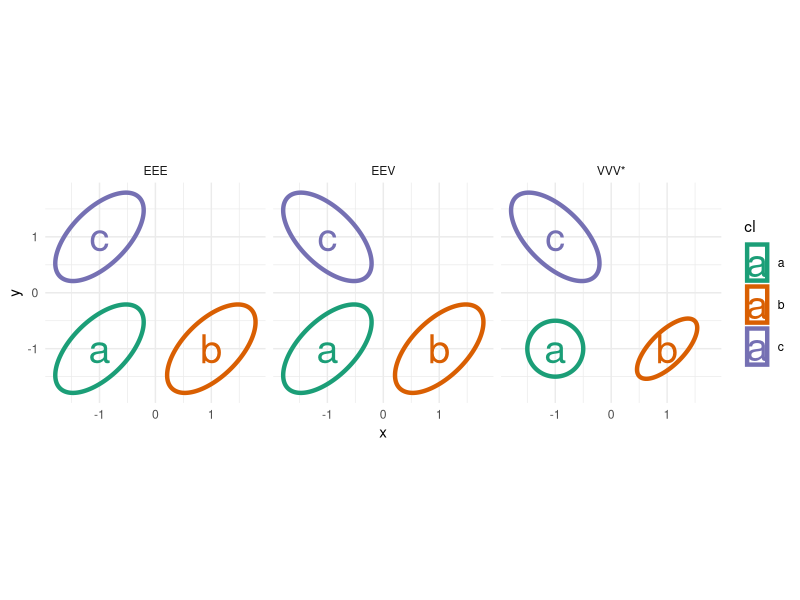
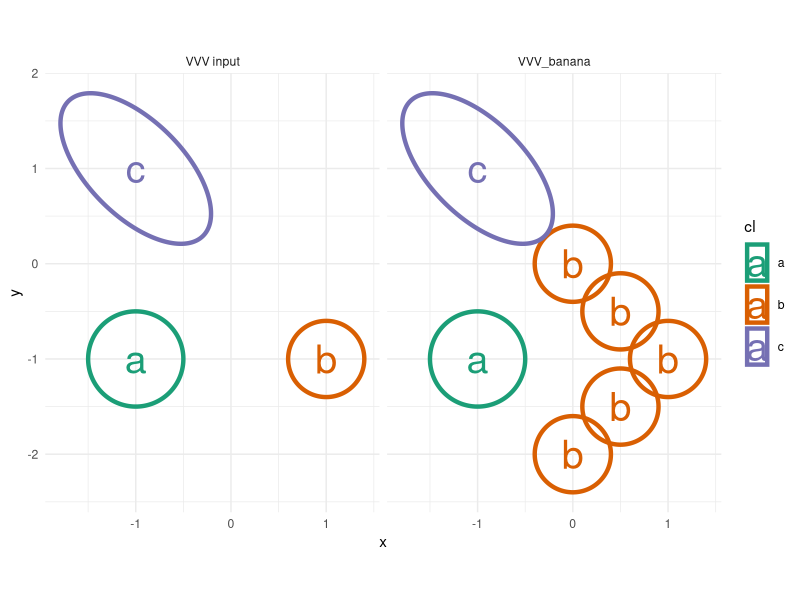
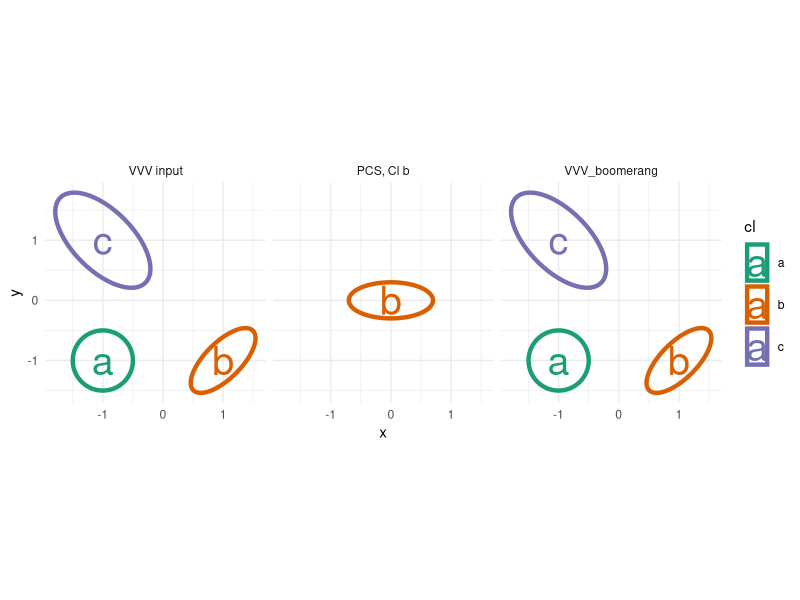

Here is the R script that generated these plots, in order:
require("ggforce"); require("ggplot2")
palette(RColorBrewer::brewer.pal(8, "Dark2"))
theme_mine <- function(){
  list(theme_minimal(),
       scale_color_manual(values = palette()[1:8]),
       scale_fill_manual( values = palette()[1:8]))
}


## EEE, EEV, VVV*
df <- data.frame(name = rep(c("EEE", "EEV", "VVV*"), each = 3), 
                 cl = as.factor(rep(c("a", "b", "c"), 3)), 
                 x = rep(c(-1, 1, -1), 3), 
                 y = rep(c(-1, -1, 1), 3),
                 a = c(rep(1, 6), rep(c(.5, .7, 1), 1)),
                 b = c(rep(.5, 6), rep(c(.5, .3, .5), 1)),
                 angle = c(rep(pi / 4, 3),          ## EEE
                           rep(pi / 4, 2), -pi / 4, ## EEV
                           rep(pi / 4, 2), -pi / 4) ## EVV_banana
                 )

## RENDER
ggplot(data = df) +
  geom_ellipse(aes(x0 = x, y0 = y, a = a, b = b,
                   angle = angle, color = cl), size = 1.5) +
  geom_text(aes(x = x, y = y, label = cl, color = cl), size = 10) +
  facet_wrap(vars(name)) +
  coord_fixed() +
  theme_mine()


#######
## demonstrate VVV > VVV_banana
df2 <- data.frame(name = c(rep("VVV input", 3), rep("VVV_banana", 7)), 
                  cl = as.factor(c(rep(c("a", "b", "c"), 2), rep("b", 4))), 
                  x = c(rep(c(-1, 1, -1), 2),     .5,   0,  .5, 0),
                  y = c(rep(c(-1, -1, 1), 2),     -1.5, -2, -.5, 0),
                  a = c(rep(c(.5, .4, 1), 2),     rep(.4, 4)), 
                  b = c(rep(c(.5, .4, .5), 2),    rep(.4, 4)),
                  angle = c(rep(c(0, 0, -pi / 4), 2), rep(0, 4)) ## EVV_banana
)

## RENDER
ggplot(data = df2) +
  geom_ellipse(aes(x0 = x, y0 = y, a = a, b = b,
                   angle = angle, color = cl), size = 1.5) +
  geom_text(aes(x = x, y = y, label = cl, color = cl), size = 10) +
  facet_wrap(vars(name)) +
  coord_fixed() +
  theme_mine()


#######
## demonstrate VVV > VVV_banana
df3 <- data.frame(
  name = factor(c(rep("VVV input", 3), "PCS, Cl b", rep("VVV_boomerang", 3)),
                   levels = c("VVV input", "PCS, Cl b", "VVV_boomerang")),
  cl = as.factor(c("a", "b", "c", "b", "a", "b", "c")),
  x = c(rep(c(-1, 1, -1),  1), 0,  rep(c(-1, 1, -1),  1)),
  y = c(rep(c(-1, -1, 1),  1), 0,  rep(c(-1, -1, 1),  1)),
  a = c(rep(c(.5, .7, 1),  1), .7, rep(c(.5, .7, 1),  1)), 
  b = c(rep(c(.5, .3, .5), 1), .3, rep(c(.5, .3, .5), 1)),
  angle = c(0, pi / 4, -pi / 4, 0, 0, pi / 4, -pi / 4) ## EVV_banana
)

## RENDER
ggplot(data = df3) +
  geom_ellipse(aes(x0 = x, y0 = y, a = a, b = b,
                   angle = angle, color = cl), size = 1.5) +
  geom_text(aes(x = x, y = y, label = cl, color = cl), size = 10) +
  facet_wrap(vars(name)) +
  coord_fixed() +
  theme_mine()

